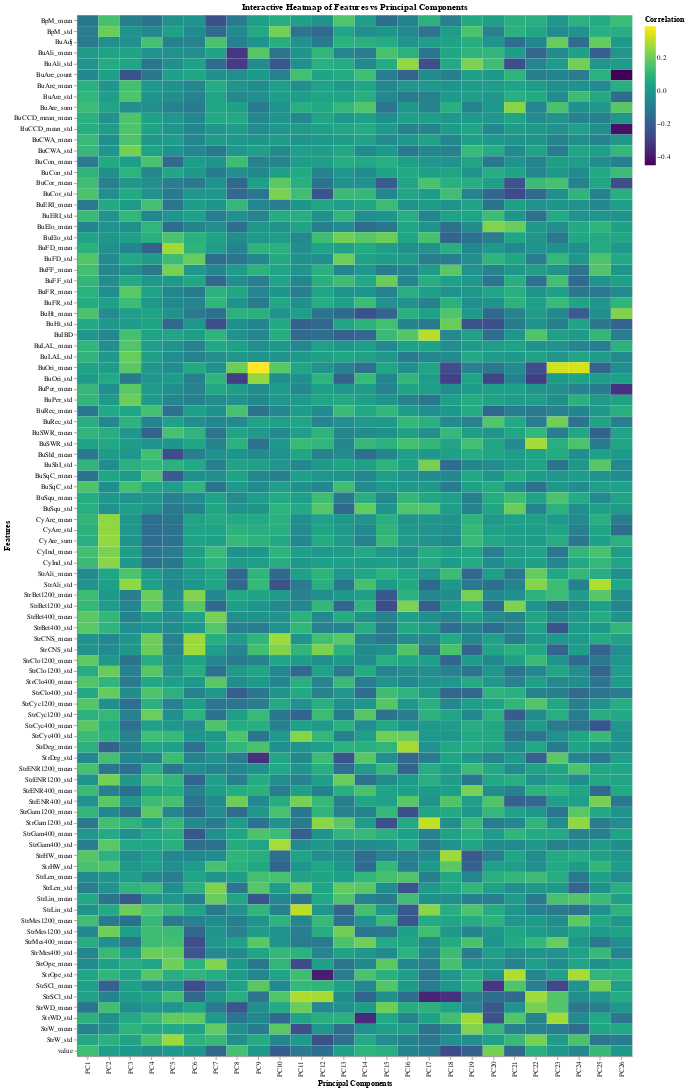

Notebook source saved alongside this figure:
### Code cell
# Melt the DataFrame for Altair compatibility
data_melted = loadings_df.melt(id_vars=["Feature"], var_name="Principal Component", value_name="Value")

# Create the heatmap
heatmap = alt.Chart(data_melted).mark_rect().encode(
    x=alt.X("Principal Component:O", title="Principal Components", sort=pc_names),
    y=alt.Y("Feature:O", title="Features"),
    color=alt.Color("Value:Q", scale=alt.Scale(scheme="viridis"), title="Correlation"),
    tooltip=["Feature", "Principal Component", "Value"]
).properties(
    width=800,
    height=1500,
    title="Interactive Heatmap of Features vs Principal Components"
).interactive()

heatmap.display()

### Figure 1 — Vega specification as saved in the notebook (floating-point values rounded to 4 significant figures; data arrays with more than 128 entries replaced by an {"elided": "..."} marker saying what was removed)
{"$schema": "https://vega.github.io/schema/vega/v5.json", "data": [{"name": "param_4_store"}, {"name": "source_0"}, {"name": "data_0", "values": {"elided": "2496 records"}}, {"name": "source_0_x_domain_Principal Component", "values": [{"Principal Component": "PC1", "sort_field": 0.0}, {"Principal Component": "PC2", "sort_field": 1.0}, {"Principal Component": "PC3", "sort_field": 2.0}, {"Principal Component": "PC4", "sort_field": 3.0}, {"Principal Component": "PC5", "sort_field": 4.0}, {"Principal Component": "PC6", "sort_field": 5.0}, {"Principal Component": "PC7", "sort_field": 6.0}, {"Principal Component": "PC8", "sort_field": 7.0}, {"Principal Component": "PC9", "sort_field": 8.0}, {"Principal Component": "PC10", "sort_field": 9.0}, {"Principal Component": "PC11", "sort_field": 10.0}, {"Principal Component": "PC12", "sort_field": 11.0}, {"Principal Component": "PC13", "sort_field": 12.0}, {"Principal Component": "PC14", "sort_field": 13.0}, {"Principal Component": "PC15", "sort_field": 14.0}, {"Principal Component": "PC16", "sort_field": 15.0}, {"Principal Component": "PC17", "sort_field": 16.0}, {"Principal Component": "PC18", "sort_field": 17.0}, {"Principal Component": "PC19", "sort_field": 18.0}, {"Principal Component": "PC20", "sort_field": 19.0}, {"Principal Component": "PC21", "sort_field": 20.0}, {"Principal Component": "PC22", "sort_field": 21.0}, {"Principal Component": "PC23", "sort_field": 22.0}, {"Principal Component": "PC24", "sort_field": 23.0}, {"Principal Component": "PC25", "sort_field": 24.0}, {"Principal Component": "PC26", "sort_field": 25.0}]}, {"name": "data_0_y_domain_Feature", "values": [{"Feature": "BuAre_count"}, {"Feature": "BuAre_sum"}, {"Feature": "BuAre_mean"}, {"Feature": "BuAre_std"}, {"Feature": "BuHt_mean"}, {"Feature": "BuHt_std"}, {"Feature": "BuPer_mean"}, {"Feature": "BuPer_std"}, {"Feature": "BuLAL_mean"}, {"Feature": "BuLAL_std"}, {"Feature": "BuCCD_mean_mean"}, {"Feature": "BuCCD_mean_std"}, {"Feature": "BuCor_mean"}, {"Feature": "BuCor_std"}, {"Feature": "CyAre_sum"}, {"Feature": "CyAre_mean"}, {"Feature": "CyAre_std"}, {"Feature": "CyInd_mean"}, {"Feature": "CyInd_std"}, {"Feature": "BuCWA_mean"}, {"Feature": "BuCWA_std"}, {"Feature": "BuCon_mean"}, {"Feature": "BuCon_std"}, {"Feature": "BuElo_mean"}, {"Feature": "BuElo_std"}, {"Feature": "BuERI_mean"}, {"Feature": "BuERI_std"}, {"Feature": "BuFR_mean"}, {"Feature": "BuFR_std"}, {"Feature": "BuFF_mean"}, {"Feature": "BuFF_std"}, {"Feature": "BuFD_mean"}, {"Feature": "BuFD_std"}, {"Feature": "BuRec_mean"}, {"Feature": "BuRec_std"}, {"Feature": "BuShI_mean"}, {"Feature": "BuShI_std"}, {"Feature": "BuSqC_mean"}, {"Feature": "BuSqC_std"}, {"Feature": "BuSqu_mean"}, {"Feature": "BuSqu_std"}, {"Feature": "BuAdj"}, {"Feature": "BuIBD"}, {"Feature": "BuSWR_mean"}, {"Feature": "BuSWR_std"}, {"Feature": "BuOri_mean"}, {"Feature": "BuOri_std"}, {"Feature": "BuAli_mean"}, {"Feature": "BuAli_std"}, {"Feature": "StrAli_mean"}, {"Feature": "StrAli_std"}, {"Feature": "StrW_mean"}, {"Feature": "StrW_std"}, {"Feature": "StrWD_mean"}, {"Feature": "StrWD_std"}, {"Feature": "StrOpe_mean"}, {"Feature": "StrOpe_std"}, {"Feature": "StrHW_mean"}, {"Feature": "StrHW_std"}, {"Feature": "StrLen_mean"}, {"Feature": "StrLen_std"}, {"Feature": "StrCNS_mean"}, {"Feature": "StrCNS_std"}, {"Feature": "BpM_mean"}, {"Feature": "BpM_std"}, {"Feature": "StrLin_mean"}, {"Feature": "StrLin_std"}, {"Feature": "StrClo400_mean"}, {"Feature": "StrClo400_std"}, {"Feature": "StrBet400_mean"}, {"Feature": "StrBet400_std"}, {"Feature": "StrSCl_mean"}, {"Feature": "StrSCl_std"}, {"Feature": "StrCyc400_mean"}, {"Feature": "StrCyc400_std"}, {"Feature": "StrENR400_mean"}, {"Feature": "StrENR400_std"}, {"Feature": "StrGam400_mean"}, {"Feature": "StrGam400_std"}, {"Feature": "StrDeg_mean"}, {"Feature": "StrDeg_std"}, {"Feature": "StrMes400_mean"}, {"Feature": "StrMes400_std"}, {"Feature": "StrClo1200_mean"}, {"Feature": "StrClo1200_std"}, {"Feature": "StrBet1200_mean"}, {"Feature": "StrBet1200_std"}, {"Feature": "StrCyc1200_mean"}, {"Feature": "StrCyc1200_std"}, {"Feature": "StrENR1200_mean"}, {"Feature": "StrENR1200_std"}, {"Feature": "StrGam1200_mean"}, {"Feature": "StrGam1200_std"}, {"Feature": "StrMes1200_mean"}, {"Feature": "StrMes1200_std"}, {"Feature": "value"}]}, {"name": "data_0_color_domain_Value", "values": [{"min": -0.4482, "max": 0.3913}]}], "signals": [{"name": "unit", "value": {}, "on": [{"events": "pointermove", "update": "isTuple(group()) ? group() : unit"}]}, {"name": "param_4", "update": "vlSelectionResolve(\"param_4_store\", \"union\")"}, {"name": "param_4_Principal_Component", "on": [{"events": [{"source": "view", "type": "dblclick"}], "update": "null"}, {"events": {"signal": "param_4_translate_delta"}, "update": "panLinear(param_4_translate_anchor.extent_x, -param_4_translate_delta.x / width)"}, {"events": {"signal": "param_4_zoom_delta"}, "update": "zoomLinear(domain(\"x\"), param_4_zoom_anchor.x, param_4_zoom_delta)"}]}, {"name": "param_4_Feature", "on": [{"events": [{"source": "view", "type": "dblclick"}], "update": "null"}, {"events": {"signal": "param_4_translate_delta"}, "update": "panLinear(param_4_translate_anchor.extent_y, param_4_translate_delta.y / height)"}, {"events": {"signal": "param_4_zoom_delta"}, "update": "zoomLinear(domain(\"y\"), param_4_zoom_anchor.y, param_4_zoom_delta)"}]}, {"name": "param_4_tuple", "on": [{"events": [{"signal": "param_4_Principal_Component || param_4_Feature"}], "update": "param_4_Principal_Component && param_4_Feature ? {unit: \"\", fields: param_4_tuple_fields, values: [param_4_Principal_Component,param_4_Feature]} : null"}]}, {"name": "param_4_tuple_fields", "value": [{"field": "Principal Component", "channel": "x", "type": "E"}, {"field": "Feature", "channel": "y", "type": "E"}]}, {"name": "param_4_translate_anchor", "value": {}, "on": [{"events": [{"source": "scope", "type": "pointerdown"}], "update": "{x: x(unit), y: y(unit), extent_x: domain(\"x\"), extent_y: domain(\"y\")}"}]}, {"name": "param_4_translate_delta", "value": {}, "on": [{"events": [{"source": "window", "between": [{"source": "scope", "type": "pointerdown"}, {"source": "window", "type": "pointerup"}], "consume": true, "type": "pointermove"}], "update": "{x: param_4_translate_anchor.x - x(unit), y: param_4_translate_anchor.y - y(unit)}"}]}, {"name": "param_4_zoom_anchor", "on": [{"events": [{"source": "scope", "type": "wheel", "consume": true}], "update": "{x: invert(\"x\", x(unit)), y: invert(\"y\", y(unit))}"}]}, {"name": "param_4_zoom_delta", "on": [{"events": [{"source": "scope", "consume": true, "type": "wheel"}], "update": "pow(1.001, event.deltaY * pow(16, event.deltaMode))", "force": true}]}, {"name": "param_4_modify", "on": [{"events": {"signal": "param_4_tuple"}, "update": "modify(\"param_4_store\", param_4_tuple, true)"}]}], "marks": [{"type": "rect", "name": "marks", "from": {"data": "data_0"}, "encode": {"update": {"y": {"field": "Feature", "scale": "y"}, "height": {"signal": "max(0.25, bandwidth('y'))"}, "tooltip": {"signal": "{\"Feature\": isValid(datum[\"Feature\"]) ? datum[\"Feature\"] : \"\"+datum[\"Feature\"], \"Principal Component\": isValid(datum[\"Principal Component\"]) ? datum[\"Principal Component\"] : \"\"+datum[\"Principal Component\"], \"Value\": format(datum[\"Value\"], \"\")}"}, "width": {"signal": "max(0.25, bandwidth('x'))"}, "x": {"field": "Principal Component", "scale": "x"}, "fill": {"field": "Value", "scale": "color"}}}, "style": ["rect"], "interactive": true}], "scales": [{"name": "x", "type": "band", "domain": {"data": "source_0_x_domain_Principal Component", "field": "Principal Component", "sort": {"op": "max", "field": "sort_field"}}, "range": [0, {"signal": "width"}], "paddingInner": 0, "paddingOuter": 0}, {"name": "y", "type": "band", "domain": {"data": "data_0_y_domain_Feature", "field": "Feature", "sort": true}, "range": [0, {"signal": "height"}], "paddingOuter": 0, "paddingInner": 0}, {"name": "color", "type": "linear", "domain": [{"signal": "(data(\"data_0_color_domain_Value\")[0] || {}).min"}, {"signal": "(data(\"data_0_color_domain_Value\")[0] || {}).max"}], "range": {"scheme": "viridis"}, "interpolate": "hcl", "zero": false}], "axes": [{"scale": "x", "zindex": 1, "labelAngle": 270, "orient": "bottom", "grid": false, "labelAlign": "right", "labelBaseline": "middle", "title": "Principal Components"}, {"scale": "y", "orient": "left", "zindex": 1, "title": "Features", "grid": false}], "title": {"text": "Interactive Heatmap of Features vs Principal Components", "frame": "group"}, "background": "white", "width": 800, "height": 1500, "padding": 5, "style": "cell", "legends": [{"title": "Correlation", "fill": "color", "gradientLength": {"signal": "clamp(height, 64, 200)"}}]}
